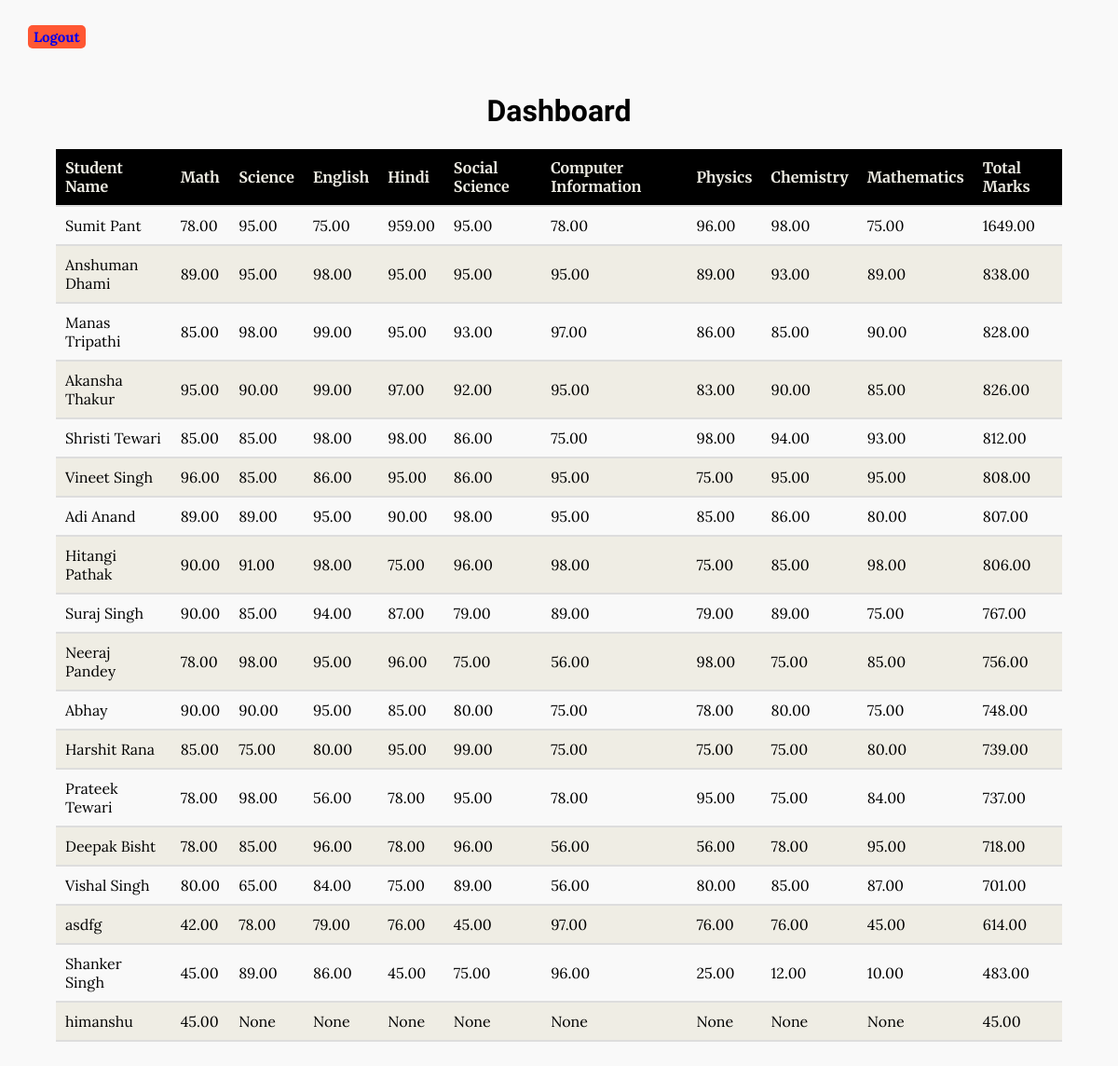
Page /lava/dashboard/ (signed in) on the committed database.
### core/models.py (models this page shows, shortened)
class Student(models.Model):
    name = models.CharField(max_length=100)
    email = models.CharField(max_length=30)
    phone = models.CharField(max_length=10, blank=True, null=True)
    math_marks = models.DecimalField(max_digits=5, decimal_places=2, null=True, blank=True)
    science_marks = models.DecimalField(max_digits=5, decimal_places=2, null=True, blank=True)
    english_marks = models.DecimalField(max_digits=5, decimal_places=2, null=True, blank=True)
    hindi_marks = models.DecimalField(max_digits=5, decimal_places=2, null=True, blank=True)
    social_science_marks = models.DecimalField(max_digits=5, decimal_places=2, null=True, blank=True)
    computer_information_marks = models.DecimalField(max_digits=5, decimal_places=2, null=True, blank=True)
    physics_marks = models.DecimalField(max_digits=5, decimal_places=2, null=True, blank=True)
    chemistry_marks = models.DecimalField(max_digits=5, decimal_places=2, null=True, blank=True)
    mathematics_marks = models.DecimalField(max_digits=5, decimal_places=2, null=True, blank=True)

### lava/views.py (the view)
# urls.py: path('dashboard/', views.dashboard, name='dashboard'),
@login_required(login_url='login')
def dashboard(request):
    students = Student.objects.all()
    for student in students:
        total_marks = 0
        marks_list = [
            student.math_marks,
            student.science_marks,
            student.english_marks,
            student.hindi_marks,
            student.social_science_marks,
            student.computer_information_marks,
            student.physics_marks,
            student.chemistry_marks,
            student.mathematics_marks
        ]
        for mark in marks_list:
            if mark is not None:
                total_marks += mark
        student.total_marks = total_marks
    students = sorted(students, key=lambda x: x.total_marks, reverse=True)
    return render(request, 'dashboard.html', {'students': students})

### lava/templates/dashboard.html (shortened to what this page needs)
<!DOCTYPE html>
<html lang="en">
<head>
</head>
<body>
    <div class="container">
        <span class="logout"><a href="{% url 'logout' %}" style="text-decoration: none !important;"><strong>Logout</strong></a></span>
    <div class="container">
        <h1>Dashboard</h1>
        <table>
            <thead>
                <tr>
                    <th>Student Name</th>
                    <th>Math</th>
                    <th>Science</th>
                    <th>English</th>
                    <th>Hindi</th>
                    <th>Social Science</th>
                    <th>Computer Information</th>
                    <th>Physics</th>
                    <th>Chemistry</th>
                    <th>Mathematics</th>
                    <th>Total Marks</th>
                </tr>
            </thead>
            <tbody>
                {% for student in students %}
                <tr>
                    <td>{{ student.name }}</td>
                    <td>{{ student.math_marks }}</td>
                    <td>{{ student.science_marks }}</td>
                    <td>{{ student.english_marks }}</td>
                    <td>{{ student.hindi_marks }}</td>
                    <td>{{ student.social_science_marks }}</td>
                    <td>{{ student.computer_information_marks }}</td>
                    <td>{{ student.physics_marks }}</td>
                    <td>{{ student.chemistry_marks }}</td>
                    <td>{{ student.mathematics_marks }}</td>
                    <td>{{ student.total_marks }}</td>
                </tr>
                {% endfor %}
            </tbody>
        </table>
    </div>
</body>
</html>

### lava/templates/dashboard.html (style rules this page uses)
body { font-family: 'Vidaloka', serif; background-color: #F9F9F9; color: #000000; margin: 0; padding: 0; }
.container { max-width: 15000px; margin: 0 auto; padding: 30px; }
h1 { color: #000000; text-align: center; }
table { width: 100%; border-collapse: collapse; border-spacing: 0; margin-top: 20px; }
th, td { padding: 10px; text-align: left; border-bottom: 2px solid #ddd; }
th { font-family: 'Merriweather', serif; background-color: #000000; color: #EFEDE4; }
td { font-family: 'Lora', serif; }
tr:nth-child(even) { background-color: #EFEDE4; }
.logout { font-family: 'Lora', serif; color:#000000; margin-left: 0px; margin-right: 0px; width: 93%; padding: 3px 6px; border-radius: 5px; background-color: #FF5733; font-size: 15px }

### rows in the picture
Student: name "Sumit Pant", math_marks "78.00", science_marks "95.00", english_marks "75.00", hindi_marks "959.00", social_science_marks "95.00", computer_information_marks "78.00", physics_marks "96.00", chemistry_marks "98.00", mathematics_marks "75.00", total_marks "1649.00"
Student: name "Anshuman Dhami", math_marks "89.00", science_marks "95.00", english_marks "98.00", hindi_marks "95.00", social_science_marks "95.00", computer_information_marks "95.00", physics_marks "89.00", chemistry_marks "93.00", mathematics_marks "89.00", total_marks "838.00"
Student: name "Manas Tripathi", math_marks "85.00", science_marks "98.00", english_marks "99.00", hindi_marks "95.00", social_science_marks "93.00", computer_information_marks "97.00", physics_marks "86.00", chemistry_marks "85.00", mathematics_marks "90.00", total_marks "828.00"
Student: name "Akansha Thakur", math_marks "95.00", science_marks "90.00", english_marks "99.00", hindi_marks "97.00", social_science_marks "92.00", computer_information_marks "95.00", physics_marks "83.00", chemistry_marks "90.00", mathematics_marks "85.00", total_marks "826.00"
Student: name "Shristi Tewari", math_marks "85.00", science_marks "85.00", english_marks "98.00", hindi_marks "98.00", social_science_marks "86.00", computer_information_marks "75.00", physics_marks "98.00", chemistry_marks "94.00", mathematics_marks "93.00", total_marks "812.00"
Student: name "Vineet Singh", math_marks "96.00", science_marks "85.00", english_marks "86.00", hindi_marks "95.00", social_science_marks "86.00", computer_information_marks "95.00", physics_marks "75.00", chemistry_marks "95.00", mathematics_marks "95.00", total_marks "808.00"
Student: name "Adi Anand", math_marks "89.00", science_marks "89.00", english_marks "95.00", hindi_marks "90.00", social_science_marks "98.00", computer_information_marks "95.00", physics_marks "85.00", chemistry_marks "86.00", mathematics_marks "80.00", total_marks "807.00"
Student: name "Hitangi Pathak", math_marks "90.00", science_marks "91.00", english_marks "98.00", hindi_marks "75.00", social_science_marks "96.00", computer_information_marks "98.00", physics_marks "75.00", chemistry_marks "85.00", mathematics_marks "98.00", total_marks "806.00"
Student: name "Suraj Singh", math_marks "90.00", science_marks "85.00", english_marks "94.00", hindi_marks "87.00", social_science_marks "79.00", computer_information_marks "89.00", physics_marks "79.00", chemistry_marks "89.00", mathematics_marks "75.00", total_marks "767.00"
Student: name "Neeraj Pandey", math_marks "78.00", science_marks "98.00", english_marks "95.00", hindi_marks "96.00", social_science_marks "75.00", computer_information_marks "56.00", physics_marks "98.00", chemistry_marks "75.00", mathematics_marks "85.00", total_marks "756.00"
Student: name "Abhay", math_marks "90.00", science_marks "90.00", english_marks "95.00", hindi_marks "85.00", social_science_marks "80.00", computer_information_marks "75.00", physics_marks "78.00", chemistry_marks "80.00", mathematics_marks "75.00", total_marks "748.00"
Student: name "Harshit Rana", math_marks "85.00", science_marks "75.00", english_marks "80.00", hindi_marks "95.00", social_science_marks "99.00", computer_information_marks "75.00", physics_marks "75.00", chemistry_marks "75.00", mathematics_marks "80.00", total_marks "739.00"
Student: name "Prateek Tewari", math_marks "78.00", science_marks "98.00", english_marks "56.00", hindi_marks "78.00", social_science_marks "95.00", computer_information_marks "78.00", physics_marks "95.00", chemistry_marks "75.00", mathematics_marks "84.00", total_marks "737.00"
Student: name "Deepak Bisht", math_marks "78.00", science_marks "85.00", english_marks "96.00", hindi_marks "78.00", social_science_marks "96.00", computer_information_marks "56.00", physics_marks "56.00", chemistry_marks "78.00", mathematics_marks "95.00", total_marks "718.00"
Student: name "Vishal Singh", math_marks "80.00", science_marks "65.00", english_marks "84.00", hindi_marks "75.00", social_science_marks "89.00", computer_information_marks "56.00", physics_marks "80.00", chemistry_marks "85.00", mathematics_marks "87.00", total_marks "701.00"
Student: name "asdfg", math_marks "42.00", science_marks "78.00", english_marks "79.00", hindi_marks "76.00", social_science_marks "45.00", computer_information_marks "97.00", physics_marks "76.00", chemistry_marks "76.00", mathematics_marks "45.00", total_marks "614.00"
Student: name "Shanker Singh", math_marks "45.00", science_marks "89.00", english_marks "86.00", hindi_marks "45.00", social_science_marks "75.00", computer_information_marks "96.00", physics_marks "25.00", chemistry_marks "12.00", mathematics_marks "10.00", total_marks "483.00"
Student: name "himanshu", math_marks "45.00", science_marks "None", english_marks "None", hindi_marks "None", social_science_marks "None", computer_information_marks "None", physics_marks "None", chemistry_marks "None", mathematics_marks "None", total_marks "45.00"
